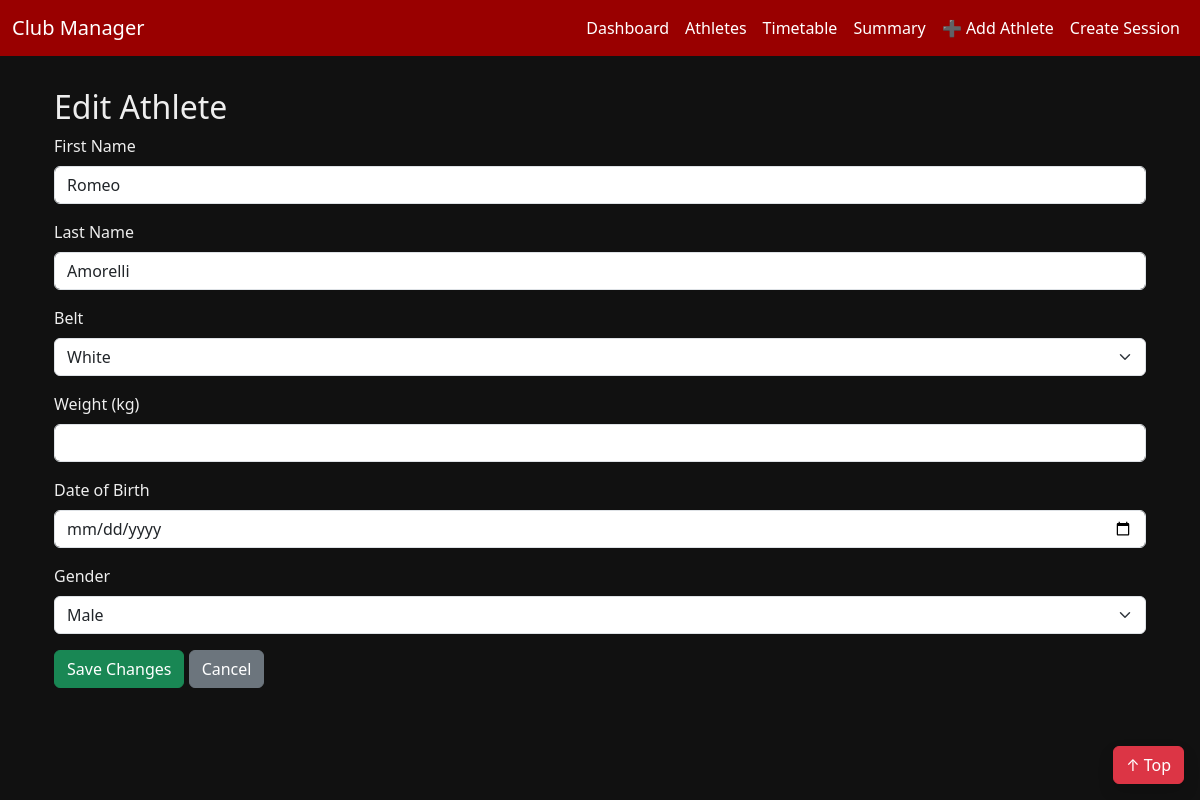
Screenshot of /edit-athlete/37 with the database file from the repository.
### models/athlete.py (models this page shows, shortened)
class Athlete(db.Model):
    __tablename__ = 'athlete'
    id = db.Column(db.Integer, primary_key=True)
    first_name = db.Column(db.String(80), nullable=False)
    last_name = db.Column(db.String(80), nullable=False)
    belt = db.Column(db.String(30), nullable=False)
    weight = db.Column(db.Float, nullable=True)
    date_of_birth = db.Column(db.Date, nullable=True)
    gender = db.Column(db.String(10), nullable=True)
    group = db.Column(db.String(50), nullable=True)  # ✅ Discipline group (e.g. Kids BJJ, LOGA MMA)
    created_at = db.Column(db.DateTime, default=datetime.utcnow)

### app.py (the view, shortened to what this page needs)
@app.route('/edit-athlete/<int:athlete_id>', methods=['GET', 'POST'])
def edit_athlete(athlete_id):
    athlete = Athlete.query.get_or_404(athlete_id)
    return render_template('edit_athlete.html', athlete=athlete)

### templates/edit_athlete.html (shortened to what this page needs)
{% extends "base.html" %}
{% block content %}
<div class="container mt-4">
  <h2>Edit Athlete</h2>
  <form method="POST" action="{{ url_for('edit_athlete', athlete_id=athlete.id) }}">
    <div class="mb-3">
      <label for="first_name" class="form-label">First Name</label>
      <input type="text" class="form-control" id="first_name" name="first_name" value="{{ athlete.first_name }}" required>
    </div>
    <div class="mb-3">
      <label for="last_name" class="form-label">Last Name</label>
      <input type="text" class="form-control" id="last_name" name="last_name" value="{{ athlete.last_name }}" required>
    </div>
    <div class="mb-3">
      <label for="belt" class="form-label">Belt</label>
      <select class="form-select" id="belt" name="belt" required>
        {% for color in ['White', 'Blue', 'Purple', 'Brown', 'Black'] %}
          <option value="{{ color }}" {% if athlete.belt == color %}selected{% endif %}>{{ color }}</option>
        {% endfor %}
      </select>
    </div>
    <div class="mb-3">
      <label for="weight" class="form-label">Weight (kg)</label>
      <input type="number" step="0.1" class="form-control" id="weight" name="weight" value="{{ athlete.weight or '' }}">
    </div>
    <div class="mb-3">
      <label for="date_of_birth" class="form-label">Date of Birth</label>
      <input type="date" class="form-control" id="date_of_birth" name="date_of_birth" value="{{ athlete.date_of_birth.strftime('%Y-%m-%d') if athlete.date_of_birth else '' }}">
    </div>
    <div class="mb-3">
      <label for="gender" class="form-label">Gender</label>
      <select class="form-select" id="gender" name="gender">
        <option value="Male" {% if athlete.gender == 'Male' %}selected{% endif %}>Male</option>
      </select>
    </div>
    <button type="submit" class="btn btn-success">Save Changes</button>
    <a href="{{ url_for('athletes') }}" class="btn btn-secondary">Cancel</a>
  </form>
</div>
{% endblock %}

### templates/base.html (style rules this page uses)
body { background-color: #111; color: #eee; }
.container { margin-top: 2rem; }
html { scroll-behavior: smooth; }

### rows the page displays
Athlete: first_name "Romeo", last_name "Amorelli", belt "White", gender "Male"
